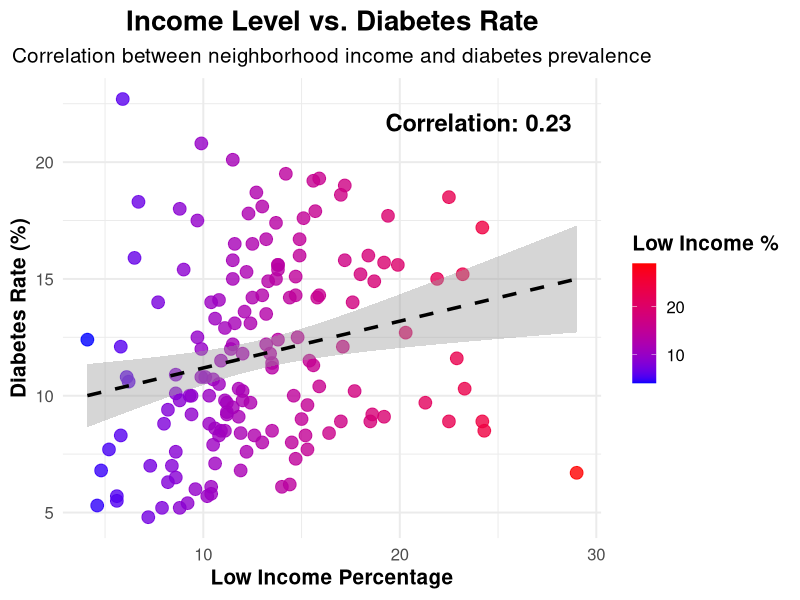
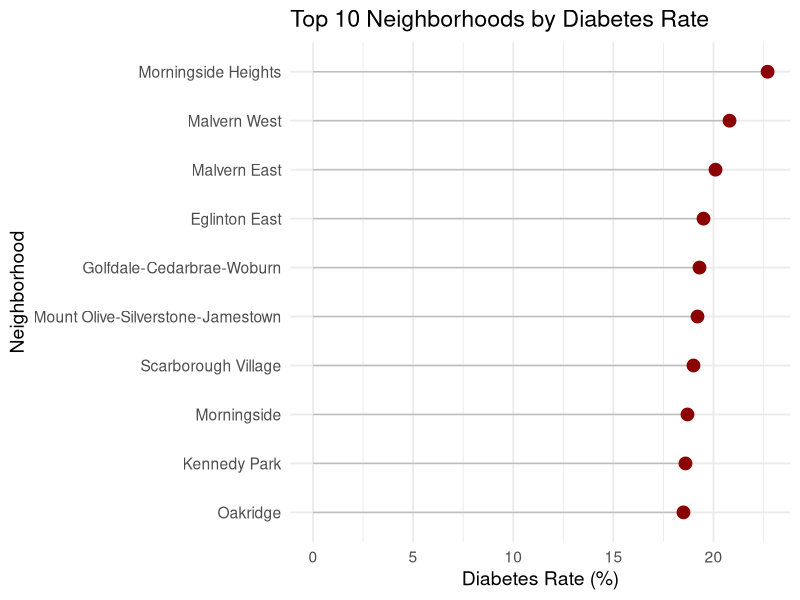
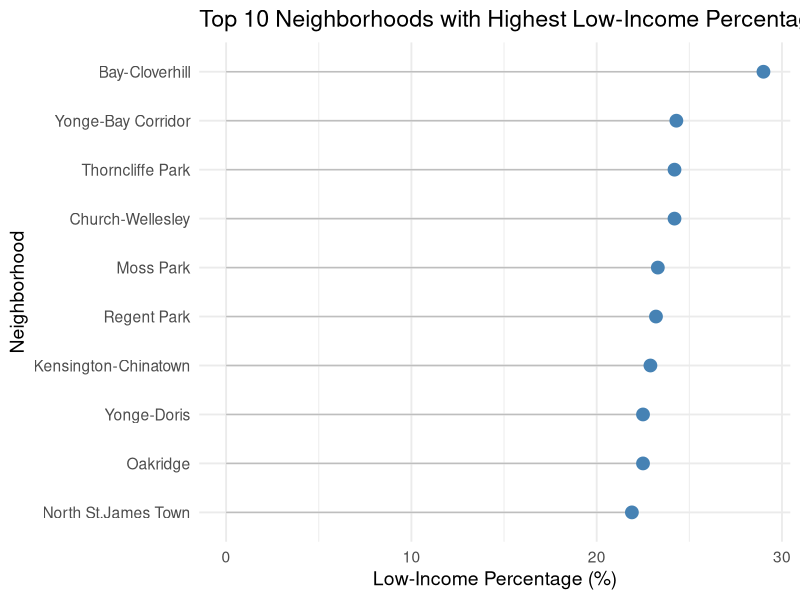
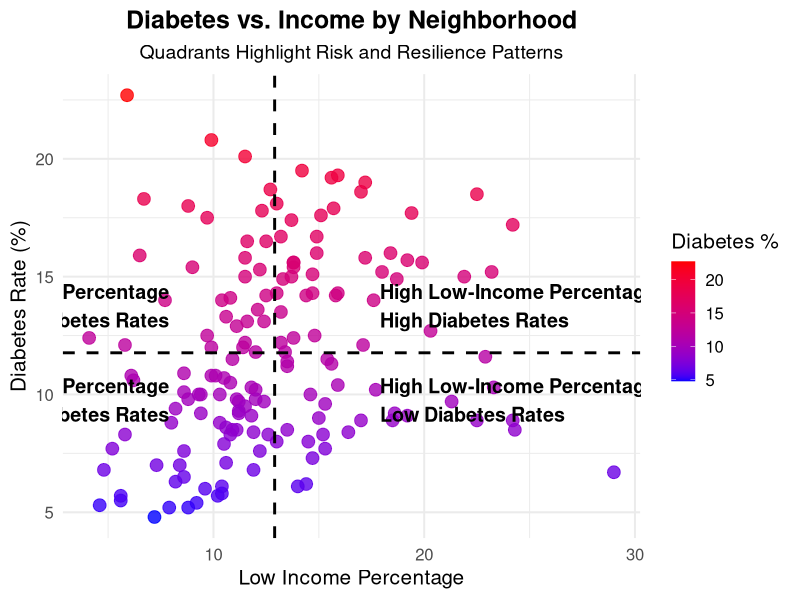

These figures' R source, in order:
## ---- chunk 1
knitr::opts_chunk$set(echo = FALSE)
knitr::opts_chunk$set(warning = FALSE)
## ---- chunk 2
# Load necessary libraries
library(ggplot2)
library(dplyr)

# Load the datasets
income_data <- read.csv("Toronto_Income.csv", check.names = FALSE, stringsAsFactors = FALSE)
diabetes_data <- read.csv("1_AHD_Diabetes_FY2022_TOR_d2023.csv", check.names = FALSE, stringsAsFactors = FALSE)

# Ensure column names are trimmed and clean
colnames(income_data) <- trimws(colnames(income_data))
colnames(diabetes_data) <- trimws(colnames(diabetes_data))

# Print column names for debugging
print("Income Data Columns:")
print(colnames(income_data))

print("Diabetes Data Columns:")
print(colnames(diabetes_data))

# Manually verify the correct column names and update here
neighbourhood_column_income <- "Neighbourhood Name"
neighbourhood_column_diabetes <- "Neighbourhood Name"
low_income_column <- "POPULATION IN LOW-INCOME BASED ON LOW-INCOME MEASURE - AFTER-TAX (LIM-AT) In LIM-AT (%)"
diabetes_rate_column <- "Age-Standardized † rate (/100) of Diabetes 2021/22, All Ages 20+ Total"

# Ensure columns exist before selection
if (!(neighbourhood_column_income %in% colnames(income_data))) {
  stop("Error: Neighbourhood column not found in income_data!")
}
if (!(neighbourhood_column_diabetes %in% colnames(diabetes_data))) {
  stop("Error: Neighbourhood column not found in diabetes_data!")
}
if (!(low_income_column %in% colnames(income_data))) {
  stop("Error: Low income column not found in income_data!")
}
if (!(diabetes_rate_column %in% colnames(diabetes_data))) {
  stop("Error: Diabetes rate column not found in diabetes_data!")
}

# Select relevant columns using vars()
income_selected <- income_data %>%
  select_at(vars(neighbourhood_column_income, low_income_column)) %>%
  rename(Neighbourhood = !!neighbourhood_column_income,
         Low_Income_Percentage = !!low_income_column)

diabetes_selected <- diabetes_data %>%
  select_at(vars(neighbourhood_column_diabetes, diabetes_rate_column)) %>%
  rename(Neighbourhood = !!neighbourhood_column_diabetes,
         Diabetes_Rate = !!diabetes_rate_column)

# Convert columns to numeric (removing non-numeric characters if needed)
income_selected$Low_Income_Percentage <- as.numeric(gsub("[^0-9.]", "", income_selected$Low_Income_Percentage))
diabetes_selected$Diabetes_Rate <- as.numeric(gsub("[^0-9.]", "", diabetes_selected$Diabetes_Rate))

# Merge datasets on Neighbourhood Name
merged_data <- inner_join(income_selected, diabetes_selected, by = "Neighbourhood")

# Check for missing values
print(paste("Total missing values:", sum(is.na(merged_data))))

# Compute correlation (only if data is numeric and has no missing values)
if (sum(is.na(merged_data$Low_Income_Percentage)) == 0 & sum(is.na(merged_data$Diabetes_Rate)) == 0) {
  correlation <- cor(merged_data$Low_Income_Percentage, merged_data$Diabetes_Rate, use = "complete.obs")
} else {
  correlation <- NA
  print("Warning: Missing values in dataset, correlation may not be accurate.")
}

# Scatter plot
ggplot(merged_data, aes(x = Low_Income_Percentage, y = Diabetes_Rate)) +
  geom_point(aes(color = Low_Income_Percentage), size = 4, alpha = 0.8) +  
  scale_color_gradient(low = "blue", high = "red") +  
  geom_smooth(method = "lm", se = TRUE, color = "black", linetype = "dashed", linewidth = 1.2) +  
  annotate("text", x = max(merged_data$Low_Income_Percentage, na.rm = TRUE) - 5, 
           y = max(merged_data$Diabetes_Rate, na.rm = TRUE) - 1, 
           label = paste("Correlation:", round(correlation, 2)), 
           size = 6, fontface = "bold", color = "black") +  
  labs(title = "Income Level vs. Diabetes Rate",
       subtitle = "Correlation between neighborhood income and diabetes prevalence",
       x = "Low Income Percentage",
       y = "Diabetes Rate (%)",
       color = "Low Income %") +
  theme_minimal(base_size = 15) +  
  theme(
    plot.title = element_text(face = "bold", size = 20, hjust = 0.5),
    plot.subtitle = element_text(size = 15, hjust = 0.5),
    axis.title = element_text(face = "bold"),
    legend.position = "right",
    legend.title = element_text(face = "bold")
  )

## ---- chunk 3
# Load necessary libraries
library(dplyr)
library(knitr)

# Create summary statistics
summary_table <- merged_data %>%
  summarise(
    `Number of Neighborhoods` = n(),
    `Mean Low Income (%)` = round(mean(Low_Income_Percentage, na.rm = TRUE), 1),
    `Median Low Income (%)` = round(median(Low_Income_Percentage, na.rm = TRUE), 1),
    `Min Low Income (%)` = round(min(Low_Income_Percentage, na.rm = TRUE), 1),
    `Max Low Income (%)` = round(max(Low_Income_Percentage, na.rm = TRUE), 1),
    `Mean Diabetes Rate (%)` = round(mean(Diabetes_Rate, na.rm = TRUE), 1),
    `Median Diabetes Rate (%)` = round(median(Diabetes_Rate, na.rm = TRUE), 1),
    `Min Diabetes Rate (%)` = round(min(Diabetes_Rate, na.rm = TRUE), 1),
    `Max Diabetes Rate (%)` = round(max(Diabetes_Rate, na.rm = TRUE), 1)
  )

# Print nicely formatted table
kable(summary_table, caption = "Summary of Low Income and Diabetes Rate Across Toronto Neighborhoods")

## ---- chunk 4
# Top 10 diabetes rates
top_diabetes <- diabetes_selected %>%
  arrange(desc(Diabetes_Rate)) %>%
  slice(1:10)

ggplot(top_diabetes, aes(x = reorder(Neighbourhood, Diabetes_Rate), y = Diabetes_Rate)) +
  geom_segment(aes(xend = Neighbourhood, y = 0, yend = Diabetes_Rate), color = "grey") +
  geom_point(color = "darkred", size = 4) +
  coord_flip() +
  labs(title = "Top 10 Neighborhoods by Diabetes Rate",
       x = "Neighborhood",
       y = "Diabetes Rate (%)") +
  theme_minimal(base_size = 14)

## ---- chunk 5
# Top 10 neighborhoods with highest low-income percentage
top_low_income <- income_selected %>%
  arrange(desc(Low_Income_Percentage)) %>%
  slice(1:10)

ggplot(top_low_income, aes(x = reorder(Neighbourhood, Low_Income_Percentage), y = Low_Income_Percentage)) +
  geom_segment(aes(xend = Neighbourhood, y = 0, yend = Low_Income_Percentage), color = "grey") +
  geom_point(color = "steelblue", size = 4) +
  coord_flip() +
  labs(title = "Top 10 Neighborhoods with Highest Low-Income Percentage",
       x = "Neighborhood",
       y = "Low-Income Percentage (%)") +
  theme_minimal(base_size = 14)

## ---- chunk 6
# Calculate mean values to use as quadrant dividers
mean_income <- mean(merged_data$Low_Income_Percentage, na.rm = TRUE)
mean_diabetes <- mean(merged_data$Diabetes_Rate, na.rm = TRUE)

# Base scatter plot with quadrant lines
ggplot(merged_data, aes(x = Low_Income_Percentage, y = Diabetes_Rate)) +
  geom_point(aes(color = Diabetes_Rate), size = 4, alpha = 0.8) +
  scale_color_gradient(low = "blue", high = "red") +

  # Add vertical and horizontal lines to divide into quadrants
  geom_vline(xintercept = mean_income, linetype = "dashed", color = "black", linewidth = 1) +
  geom_hline(yintercept = mean_diabetes, linetype = "dashed", color = "black", linewidth = 1) +

  # Add quadrant labels
  annotate("text", x = mean_income - 5, y = mean_diabetes + 2, label = "Low Low-Income Percentage\nHigh Diabetes Rates", size = 5, hjust = 1, fontface = "bold") +
  annotate("text", x = mean_income + 5, y = mean_diabetes + 2, label = "High Low-Income Percentage\nHigh Diabetes Rates", size = 5, hjust = 0, fontface = "bold") +
  annotate("text", x = mean_income - 5, y = mean_diabetes - 2, label = "Low Low-Income Percentage\nLow Diabetes Rates", size = 5, hjust = 1, fontface = "bold") +
  annotate("text", x = mean_income + 5, y = mean_diabetes - 2, label = "High Low-Income Percentage\nLow Diabetes Rates", size = 5, hjust = 0, fontface = "bold") +

  labs(title = "Diabetes vs. Income by Neighborhood",
       subtitle = "Quadrants Highlight Risk and Resilience Patterns",
       x = "Low Income Percentage",
       y = "Diabetes Rate (%)",
       color = "Diabetes %") +
  theme_minimal(base_size = 15) +
  theme(
    plot.title = element_text(face = "bold", size = 18, hjust = 0.5),
    plot.subtitle = element_text(size = 14, hjust = 0.5),
    legend.position = "right"
  )

## ---- chunk 7
# Calculate mean thresholds
mean_income <- mean(merged_data$Low_Income_Percentage, na.rm = TRUE)
mean_diabetes <- mean(merged_data$Diabetes_Rate, na.rm = TRUE)

# Create quadrant labels
merged_data$Quadrant <- with(merged_data, ifelse(
  Low_Income_Percentage >= mean_income & Diabetes_Rate >= mean_diabetes, "Low Income + High Diabetes",
  ifelse(Low_Income_Percentage < mean_income & Diabetes_Rate >= mean_diabetes, "High Income + High Diabetes",
  ifelse(Low_Income_Percentage >= mean_income & Diabetes_Rate < mean_diabetes, "Low Income + Low Diabetes",
         "High Income + Low Diabetes"))))

# Group by quadrant and list neighborhoods
library(dplyr)
neighborhoods_by_quadrant <- merged_data %>%
  group_by(Quadrant) %>%
  summarise(Neighborhoods = paste(Neighbourhood, collapse = ", "))

# Print results
print(neighborhoods_by_quadrant)

